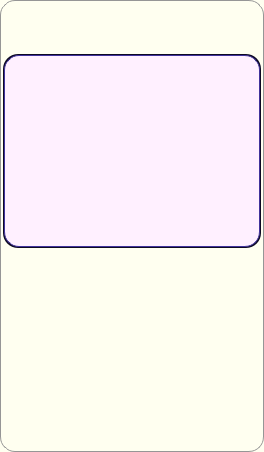
                      <widget class="QFrame" name="frame_35">
                       <property name="minimumSize">
                        <size>
                         <width>250</width>
                         <height>0</height>
                        </size>
                       </property>
                       <property name="maximumSize">
                        <size>
                         <width>500</width>
                         <height>16777215</height>
                        </size>
                       </property>
                       <property name="styleSheet">
                        <string notr="true">QFrame {	
	background-color: rgb(255, 255, 240);
	border: 1px solid rgb(150, 150, 150);
	border-radius: 15px;
	padding: 1px;
}
QFrame:hover {
	border: 2px solid rgb(0, 0, 0);
}</string>
                       </property>
                       <property name="frameShape">
                        <enum>QFrame::StyledPanel</enum>
                       </property>
                       <property name="frameShadow">
                        <enum>QFrame::Raised</enum>
                       </property>
                       <layout class="QVBoxLayout" name="verticalLayout_53">
                        <property name="spacing">
                         <number>1</number>
                        </property>
                        <property name="leftMargin">
                         <number>1</number>
                        </property>
                        <property name="topMargin">
                         <number>1</number>
                        </property>
                        <property name="rightMargin">
                         <number>1</number>
                        </property>
                        <property name="bottomMargin">
                         <number>1</number>
                        </property>
                        <item>
                         <widget class="QFrame" name="frame_66">
                          <property name="minimumSize">
                           <size>
                            <width>0</width>
                            <height>50</height>
                           </size>
                          </property>
                          <property name="maximumSize">
                           <size>
                            <width>16777215</width>
                            <height>50</height>
                           </size>
                          </property>
                          <property name="styleSheet">
                           <string notr="true">QFrame {
	background-color: none;
	border: none;
	border-radius: 20px;
}
</string>
                          </property>
                          <property name="frameShape">
                           <enum>QFrame::StyledPanel</enum>
                          </property>
                          <property name="frameShadow">
                           <enum>QFrame::Raised</enum>
                          </property>
                         </widget>
                        </item>
                        <item>
                         <widget class="QFrame" name="frame_67">
                          <property name="styleSheet">
                           <string notr="true">QFrame {
	background-color: rgb(13, 9, 36);
	border: none;
	border-radius: 15px;
}
</string>
                          </property>
                          <property name="frameShape">
                           <enum>QFrame::StyledPanel</enum>
                          </property>
                          <property name="frameShadow">
                           <enum>QFrame::Raised</enum>
                          </property>
                          <layout class="QVBoxLayout" name="verticalLayout_61">
                           <property name="spacing">
                            <number>0</number>
                           </property>
                           <property name="leftMargin">
                            <number>0</number>
                           </property>
                           <property name="topMargin">
                            <number>0</number>
                           </property>
                           <property name="rightMargin">
                            <number>0</number>
                           </property>
                           <property name="bottomMargin">
                            <number>0</number>
                           </property>
                           <item>
                            <widget class="QListView" name="tq_account_listview2">
                             <property name="styleSheet">
                              <string notr="true">QListView {	
	font:  16pt &quot;等线&quot;;
	color: rgb(0, 0, 0);
	background-color: rgb(255, 240, 255);
	alternate-background-color:rgb(255, 255, 255);
	border-radius: 15px;
	border: 1px solid rgb(65, 51, 156);
	padding-top: 5px;
	padding-bottom: 5px;
	padding-left: 0;
	padding-right: 0;
}
QListView::item {
	min-height:35px;
     border-radius: 15px;
	padding-left: 20px;
}

QListView::item:selected {   
	border: none;
	background-color: rgb(170, 0, 255);
}

QListView::item:hover { 
	background-color: rgb(0, 70, 0);
}


/*左边和下边的滑动条*/
QScrollBar:horizontal {
    border: none;
    background: rgb(220, 220, 220);
    height: 8px;
    margin: 0px 20px 0 20px;
	border-radius: 3px;
}
QScrollBar::handle:horizontal {
    background:rgb(140, 140, 140);
    min-width: 30px;
	border-radius: 3px
}
/*滑块悬浮，按下*/
QScrollBar::handle:hover:horizontal,QScrollBar::handle:pressed:horizontal{
background:rgb(50, 50, 50);
}
QScrollBar::add-line:horizontal {
    border: none;
	background-color: rgb(160, 160, 160);
    width: 20px;
	border-top-right-radius: 3px;
    border-bottom-right-radius: 3px;
    subcontrol-position: right;
    subcontrol-origin: margin;
}
QScrollBar::sub-line:horizontal {
    border: none;
    
	background-color: rgb(160, 160, 160);
    width: 20px;
	border-top-left-radius: 3px;
    border-bottom-left-radius: 3px;
    subcontrol-position: left;
    subcontrol-origin: margin;
}
QScrollBar::up-arrow:horizontal, QScrollBar::down-arrow:horizontal
{
     background: none;
}
QScrollBar::add-page:horizontal, QScrollBar::sub-page:horizontal
{
     background: none;
}
 QScrollBar:vertical {
	border: none;    
	background-color: rgb(220, 220, 220);
    width: 8px;
    margin: 20px 0 20px 0;
	border-radius: 3px;
 }
 QScrollBar::handle:vertical {	
	background-color: rgb(140, 140, 140);
    min-height: 30px;
	border-radius: 3px
 }
/*滑块悬浮，按下*/
QScrollBar::handle:hover:vertical,QScrollBar::handle:pressed:vertical{
background:rgb(50, 50, 50);
}
 QScrollBar::add-line:vertical {
     border: none;
    
	background-color: rgb(160, 160, 160);
     height: 20px;
	border-bottom-left-radius: 3px;
    border-bottom-right-radius: 3px;
     subcontrol-position: bottom;
     subcontrol-origin: margin;
 }
 QScrollBar::sub-line:vertical {
	border: none;
    background: rgb(160, 160, 160);
     height: 20px;
	border-top-left-radius: 3px;
    border-top-right-radius: 3px;
     subcontrol-position: top;
     subcontrol-origin: margin;
 }
 QScrollBar::up-arrow:vertical, QScrollBar::down-arrow:vertical {
     background: none;
 }

 QScrollBar::add-page:vertical, QScrollBar::sub-page:vertical {
     background: none;
 }

</string>
                             </property>
                            </widget>
                           </item>
                          </layout>
                         </widget>
                        </item>
                        <item>
                         <widget class="QFrame" name="frame_102">
                          <property name="minimumSize">
                           <size>
                            <width>0</width>
                            <height>200</height>
                           </size>
                          </property>
                          <property name="styleSheet">
                           <string notr="true">QFrame {
	background-color: none;
	border: none;
	border-radius: 20px;
}
</string>
                          </property>
                          <property name="frameShape">
                           <enum>QFrame::StyledPanel</enum>
                          </property>
                          <property name="frameShadow">
                           <enum>QFrame::Raised</enum>
                          </property>
                         </widget>
                        </item>
                       </layout>
                      </widget>
